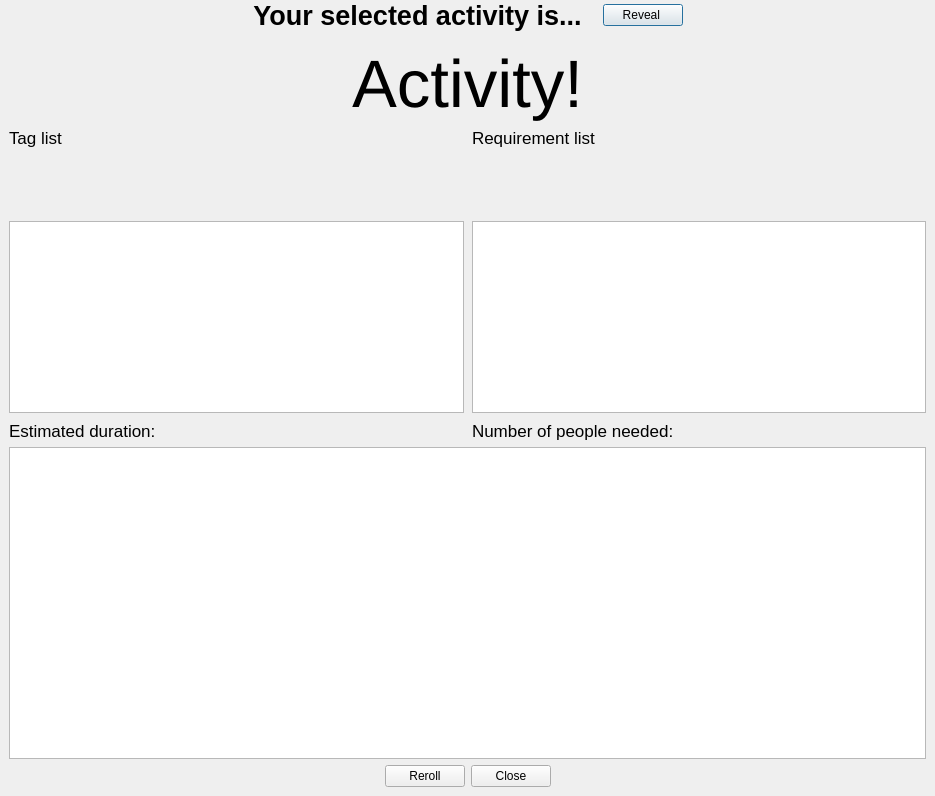
<?xml version="1.0" encoding="UTF-8"?>
<ui version="4.0">
 <class>SelectedActivity</class>
 <widget class="QDialog" name="SelectedActivity">
  <property name="geometry">
   <rect>
    <x>0</x>
    <y>0</y>
    <width>935</width>
    <height>796</height>
   </rect>
  </property>
  <property name="sizePolicy">
   <sizepolicy hsizetype="Preferred" vsizetype="Expanding">
    <horstretch>0</horstretch>
    <verstretch>0</verstretch>
   </sizepolicy>
  </property>
  <property name="windowTitle">
   <string>Dialog</string>
  </property>
  <layout class="QVBoxLayout" name="verticalLayout_2">
   <property name="spacing">
    <number>6</number>
   </property>
   <property name="leftMargin">
    <number>0</number>
   </property>
   <property name="topMargin">
    <number>0</number>
   </property>
   <property name="rightMargin">
    <number>0</number>
   </property>
   <property name="bottomMargin">
    <number>0</number>
   </property>
   <item>
    <layout class="QHBoxLayout" name="horizontalLayout_2">
     <item>
      <spacer name="horizontalSpacer_4">
       <property name="orientation">
        <enum>Qt::Orientation::Horizontal</enum>
       </property>
       <property name="sizeType">
        <enum>QSizePolicy::Policy::Expanding</enum>
       </property>
       <property name="sizeHint" stdset="0">
        <size>
         <width>40</width>
         <height>20</height>
        </size>
       </property>
      </spacer>
     </item>
     <item>
      <widget class="QLabel" name="topLabel">
       <property name="font">
        <font>
         <pointsize>20</pointsize>
         <bold>true</bold>
         <hintingpreference>PreferDefaultHinting</hintingpreference>
        </font>
       </property>
       <property name="layoutDirection">
        <enum>Qt::LayoutDirection::LeftToRight</enum>
       </property>
       <property name="text">
        <string>Your selected activity is...  </string>
       </property>
       <property name="alignment">
        <set>Qt::AlignmentFlag::AlignCenter</set>
       </property>
       <property name="wordWrap">
        <bool>false</bool>
       </property>
      </widget>
     </item>
     <item>
      <widget class="QPushButton" name="revealBtn">
       <property name="layoutDirection">
        <enum>Qt::LayoutDirection::RightToLeft</enum>
       </property>
       <property name="text">
        <string>Reveal </string>
       </property>
       <property name="icon">
        <iconset theme="QIcon::ThemeIcon::GoDown"/>
       </property>
      </widget>
     </item>
     <item>
      <spacer name="horizontalSpacer_3">
       <property name="orientation">
        <enum>Qt::Orientation::Horizontal</enum>
       </property>
       <property name="sizeHint" stdset="0">
        <size>
         <width>40</width>
         <height>20</height>
        </size>
       </property>
      </spacer>
     </item>
    </layout>
   </item>
   <item>
    <widget class="QWidget" name="closeableWidget" native="true">
     <property name="sizePolicy">
      <sizepolicy hsizetype="Preferred" vsizetype="Expanding">
       <horstretch>0</horstretch>
       <verstretch>0</verstretch>
      </sizepolicy>
     </property>
     <layout class="QVBoxLayout" name="verticalLayout">
      <item>
       <widget class="QLabel" name="namePlaceholder">
        <property name="font">
         <font>
          <pointsize>50</pointsize>
          <bold>false</bold>
         </font>
        </property>
        <property name="text">
         <string>Activity!</string>
        </property>
        <property name="alignment">
         <set>Qt::AlignmentFlag::AlignCenter</set>
        </property>
       </widget>
      </item>
      <item>
       <layout class="QGridLayout" name="gridLayout">
        <property name="spacing">
         <number>8</number>
        </property>
        <item row="0" column="0">
         <widget class="QLabel" name="label_2">
          <property name="font">
           <font>
            <pointsize>13</pointsize>
           </font>
          </property>
          <property name="text">
           <string>Tag list</string>
          </property>
         </widget>
        </item>
        <item row="2" column="1">
         <widget class="QListWidget" name="itemList"/>
        </item>
        <item row="3" column="0">
         <widget class="QLabel" name="durationPlaceholder">
          <property name="font">
           <font>
            <pointsize>13</pointsize>
           </font>
          </property>
          <property name="text">
           <string>Estimated duration:</string>
          </property>
         </widget>
        </item>
        <item row="0" column="1">
         <widget class="QLabel" name="label_3">
          <property name="font">
           <font>
            <pointsize>13</pointsize>
           </font>
          </property>
          <property name="text">
           <string>Requirement list</string>
          </property>
         </widget>
        </item>
        <item row="2" column="0">
         <widget class="QListWidget" name="tagList"/>
        </item>
        <item row="3" column="1">
         <widget class="QLabel" name="peoplePlaceholder">
          <property name="font">
           <font>
            <pointsize>13</pointsize>
           </font>
          </property>
          <property name="text">
           <string>Number of people needed:</string>
          </property>
         </widget>
        </item>
        <item row="1" column="0">
         <spacer name="verticalSpacer">
          <property name="orientation">
           <enum>Qt::Orientation::Vertical</enum>
          </property>
          <property name="sizeHint" stdset="0">
           <size>
            <width>20</width>
            <height>40</height>
           </size>
          </property>
         </spacer>
        </item>
       </layout>
      </item>
      <item>
       <widget class="QTextBrowser" name="descriptionBox"/>
      </item>
      <item>
       <layout class="QHBoxLayout" name="horizontalLayout">
        <item>
         <spacer name="horizontalSpacer">
          <property name="orientation">
           <enum>Qt::Orientation::Horizontal</enum>
          </property>
          <property name="sizeHint" stdset="0">
           <size>
            <width>40</width>
            <height>20</height>
           </size>
          </property>
         </spacer>
        </item>
        <item>
         <widget class="QPushButton" name="rerollBtn">
          <property name="text">
           <string>Reroll</string>
          </property>
          <property name="icon">
           <iconset theme="QIcon::ThemeIcon::ViewRefresh"/>
          </property>
         </widget>
        </item>
        <item>
         <widget class="QPushButton" name="closeBtn">
          <property name="text">
           <string>Close</string>
          </property>
          <property name="icon">
           <iconset theme="QIcon::ThemeIcon::WindowClose"/>
          </property>
         </widget>
        </item>
        <item>
         <spacer name="horizontalSpacer_2">
          <property name="orientation">
           <enum>Qt::Orientation::Horizontal</enum>
          </property>
          <property name="sizeHint" stdset="0">
           <size>
            <width>40</width>
            <height>20</height>
           </size>
          </property>
         </spacer>
        </item>
       </layout>
      </item>
     </layout>
    </widget>
   </item>
  </layout>
 </widget>
 <resources/>
 <connections/>
</ui>
